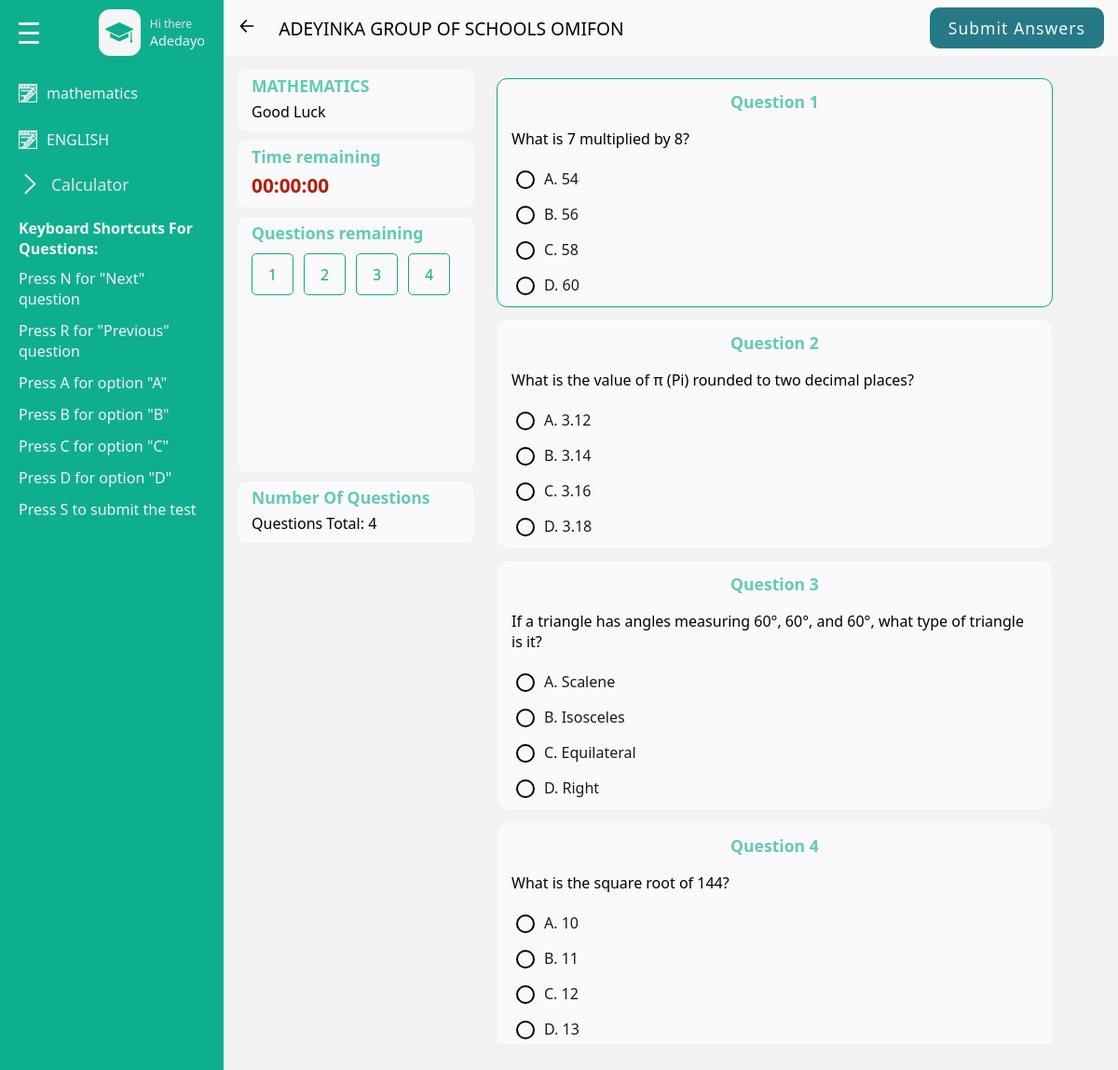
The page / (signed in) on the database its author committed.
### base/models.py (models this page shows, shortened)
class UserID(models.Model):
    user = models.OneToOneField(User, on_delete=models.CASCADE)
    generated_id = models.CharField(max_length=100, unique=True)

class User(AbstractUser):
    school_name = models.CharField(max_length=500, null=True,blank=True)
    recovery_code = models.CharField(max_length=100, null=True)
    session_id = models.UUIDField(default=None, null=True, blank=True)
    is_online = models.BooleanField(default=False)

class Subject(models.Model):
    name = models.CharField(max_length=255, null=True)
    term_or_semester = models.ForeignKey(TermOrSemester, on_delete=models.CASCADE, null=True)

class Name_School(models.Model):
    school = models.CharField(max_length=345)
    def __str__(self):
        return self.school

class Question(models.Model):
    text = models.TextField()
    subject = models.ForeignKey(Subject, on_delete=models.CASCADE,null=True)
    term_or_semester = models.ForeignKey(TermOrSemester, on_delete=models.CASCADE, null=True, blank=True)
    class_or_level = models.ForeignKey(ClassOrLevel, on_delete=models.CASCADE, null=True, blank=True)
    diagram = models.ImageField(upload_to='questions/diagrams/', null=True, blank=True)

class Answer(models.Model):
    question = models.ForeignKey(Question, related_name='answers', on_delete=models.CASCADE)
    text = models.TextField()
    is_correct = models.BooleanField(default=False)

### base/views.py (the view, shortened to what this page needs)
# urls.py: path('',views.index,name= "index"),
@login_required(login_url='login')
def index(request):
    username = get_object_or_404(UserID, user=request.user)
    school_name = get_object_or_404(Name_School)
    subjects = Subject.objects.filter(examsession__isnull=False).distinct()
    all_subjects_questions = []
    remaining_time = None
    user_answers = defaultdict(dict)
    if subjects.exists():
        for subject in subjects:
            exam_sessions = ExamSession.objects.filter(subject=subject).order_by('shuffle_order')
            questions = [session.question for session in exam_sessions]
            seed = hash(request.user.id) % 10000
            random.seed(seed)
            random.shuffle(questions)
            all_subjects_questions.append({
                'subject': subject,
                'questions': questions
            })
            if exam_sessions.exists():
                exam_session = exam_sessions.first()
                user_exam_session, created = UserExamSessionx.objects.get_or_create(
                    user=request.user,
                    subject=subject,
                    defaults={'exam_session': exam_session, 'start_time': timezone.now()}
                )
                duration_parts = exam_session.exam_duration.split(':')
                duration = timedelta(hours=int(duration_parts[0]), minutes=int(duration_parts[1]), seconds=int(duration_parts[2]))
                end_time = user_exam_session.start_time + duration
                remaining_time = max(0, (end_time - timezone.now()).total_seconds())
            if request.user.is_authenticated:
                user_results = Result.objects.filter(user=request.user, subject=subject)
                for result in user_results:
                    user_answers[result.question.id] = result.selected_answer.id if result.selected_answer else None
    return render(request, 'index.html', {
        'subjects': subjects,
        'all_subjects_questions': all_subjects_questions,
        'remaining_time': remaining_time,
        'user_answers': user_answers,
        'school_name': school_name,
        'username': username
    })

### base/templates/index.html (shortened to what this page needs)
{% load static %}
<!DOCTYPE html>
<html lang="en">
<head>
    <link rel = "stylesheet" href = "static/css/style.css"/>
</head>
<body>
    <div class = "page">
        <div class = "wrapper">
            <div class = "main-sidebar">
                <div class = "menu">
                    <div class= "menu-head flex-between">
                        <div class="hamburger flex-column">
                            <span></span>
                            <span></span>
                            <span></span>
                        </div>
                        <div class = "menu-head-content flex gp-10">
                            <div class = "scholar-icon-div flex-center">
                                <!DOCTYPE svg PUBLIC "-//W3C//DTD SVG 1.1//EN" "http://www.w3.org/Graphics/SVG/1.1/DTD/svg11.dtd">
                            </div>
                            <div class = "text-content-div flex-column">
                                <span class = "sub-text">Hi there</span>
                                <span class = "text">{{username.user.username}}</span>
                            </div>
                        </div>
                    </div>
                    <div class= "user menu-content flex-column ">
                        <div class = "subjects-link-div flex-column">
                            {% for subject_data in all_subjects_questions %}
                                <div data-menu = "{{subject_data.subject.name|upper}}" class="menu-wrapper flex gp-10">
                                    <!DOCTYPE svg PUBLIC "-//W3C//DTD SVG 1.1//EN" "http://www.w3.org/Graphics/SVG/1.1/DTD/svg11.dtd">
                                    <span>{{ subject_data.subject.name }}</span>
                                </div>
                            {% endfor %}
                        </div>
                        <div class = "calculator-menu menu-item">
                            <div class="calculator-menu-wrapper flex gp-10">
                                <svg width="800px" height="800px" viewBox="0 0 1024 1024" class="arrow-icon"  version="1.1" xmlns="http://www.w3.org/2000/svg">
                                    <path d="M768 903.232l-50.432 56.768L256 512l461.568-448 50.432 56.768L364.928 512z" fill="#f5f5f5" />
                                </svg>
                                <span>Calculator</span>
                            </div>
                        </div>
                        <div class = "key-shrt-container">
                            <div class="carousel-shrt">
                                <div class = "active questions-shortcut-container shrt-container">
                                    <strong class = "shortcut-list-strong">Keyboard Shortcuts For Questions:</strong>
                                    <ul class="shortcut-list">
                                        <li>Press <span class="shortcut">N</span> for "Next" question</li>
                                        <li>Press <span class="shortcut">R</span> for "Previous" question</li>
                                        <li>Press <span class="shortcut">A</span> for option "A"</li>
                                        <li>Press <span class="shortcut">B</span> for option "B"</li>
                                        <li>Press <span class="shortcut">C</span> for option "C"</li>
                                        <li>Press <span class="shortcut">D</span> for option "D"</li>
                                        <li>Press <span class="shortcut">S</span> to submit the test</li>
                                    </ul>
                                </div>
                            </div>
                        </div>
                    </div>
                </div>
            </div>
            <div class = "main-content">
                <div class="main-content-header flex-between">
                    <div class = "school-name-div">
                        <span>{{school_name}}</span>
                    </div>
                    <button type="button" class="answer-submit-btn">Submit Answers</button>
                </div>
                <div class = "main-content-items-wrapper flex gp-15">
                    <div class = "control-section flex-column gp-10">
                        <div class= "small-box-info">
                            <h4 class = "control small-box-head">{{ selected_subject.name|upper }}</h4>
                            <p class = "small-box-text">Good Luck</p>
                        </div>
                        <div class= "small-box-info">
                            <h4 class = "small-box-head">Time remaining</h4>
                            <p id = "timer" class = "small-box-text">08 : 15 : 30</p>
                        </div>
                        <div class= "Question-select-box small-box-info">
                            <h4 class = "small-box-head">Questions remaining</h4>
                            <div class = "question-numbers-div">
                                {% for subject_data in all_subjects_questions %}
                                    {% for question in subject_data.questions %}
                                    <span data-number = "{{subject_data.subject.name}}" class = "question-number">{{forloop.counter}}</span>
                                    {%  endfor %}
                                {% endfor %}
                            </div>
                        </div>
                        <div class= "small-box-info">
                            <h4 class = "small-box-head">Number Of Questions</h4>
                            <p class = "number_of_questions small-box-text"> Questions Total: {{total_questions}}</p>
                        </div>
                    </div>
                    <div class = "question-section">
                        <form class="user-question-form" method="post" action="{% url 'index' %}">
                            {% if all_subjects_questions %}
                                {% for subject_data in all_subjects_questions %}
                                    <div data-current-question = "0" data-box = "{{subject_data.subject.name}}" class="subject-box flex-column gp-15">
                                        {% for question in subject_data.questions %}
                                            <div class="question-box">
                                                <div class="question-box-head flex-center">
                                                    <h4 class="small-box-head">Question {{ forloop.counter }}</h4>
                                                </div>
                                                <div class="question-text">
                                                    <p>{{ question.text }}</p>
                                                </div>
                                                <div class="answers-wrapper flex-column">
                                                    <div class="answers-container flex-column">
                                                        {% for answer in question.answers.all %}
                                                            <div class="answer-item">
                                                                <input type="radio" name="question_{{ question.id }}" value="{{ answer.id }}" id="answer_{{ answer.id }}" class="check-answer"
                                                                {% if user_answers.question.id == answer.id %} checked{% endif %}/>
                                                                <label for="answer_{{ answer.id }}">{{ answer.text }}</label>
                                                            </div>
                                                        {% endfor %}
                                                    </div>
                                                </div>
                                            </div>
                                        {% endfor %}
                                    </div>
                                {% endfor %}
                            {% endif %}
                        </form>
                        <div class = "no-questions">
                        </div>
                    </div>
                </div>
            </div>
        </div>
    </div>
</body>
</html>

### rows shown on the page
UserID: user.username "Adedayo"
Subject: subject.name "mathematics"
Subject: subject.name "ENGLISH"
Name_School: school "ADEYINKA GROUP OF SCHOOLS OMIFON"
Question: text "What is 7 multiplied by 8?"
Question: text "What is the value of π (Pi) rounded to two decimal places?"
Question: text "If a triangle has angles measuring 60°, 60°, and 60°, what type of triangle is it?"
Question: text "What is the square root of 144?"
Answer: id "☐ A. 54", text "A. 54"
Answer: id "☐ B. 56", text "B. 56"
Answer: id "☐ C. 58", text "C. 58"
Answer: id "☐ D. 60", text "D. 60"
Answer: id "☐ A. 3.12", text "A. 3.12"
Answer: id "☐ B. 3.14", text "B. 3.14"
Answer: id "☐ C. 3.16", text "C. 3.16"
Answer: id "☐ D. 3.18", text "D. 3.18"
Answer: id "☐ A. Scalene", text "A. Scalene"
Answer: id "☐ B. Isosceles", text "B. Isosceles"
Answer: id "☐ C. Equilateral", text "C. Equilateral"
Answer: id "☐ D. Right", text "D. Right"
Answer: id "☐ A. 10", text "A. 10"
Answer: id "☐ B. 11", text "B. 11"
Answer: id "☐ C. 12", text "C. 12"
Answer: id "☐ D. 13", text "D. 13"
